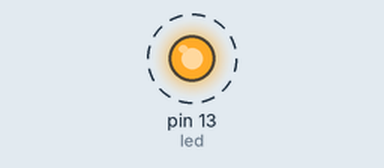
This sketch was run on a simulated Arduino Uno, built with avr-gcc and run on an emulated ATmega328P. Shown: output pins drawn as LEDs (lit = HIGH). Dashed ring = blinking. What the sketch prints to the serial monitor is not drawn.

Above: at 0.5 s.
Timing chart, 0 to 4.6 s (numbered marks = the images above):
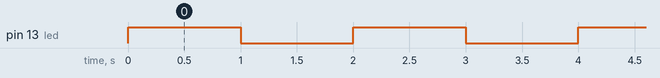

The sketch:

blinking.ino
```cpp
// Number of the LED's pin
const int led = 13;

// Run once on initialization
void setup(){
  // Setup the serial communication
  Serial.begin( 9600 );
  // Use LED as output
  pinMode( led, OUTPUT );
}

// Run until reseting or switching of the power supply
void loop(){
  // Turn on the LED
  digitalWrite( led, HIGH );
  // Wait a second
  delay( 1000 );
  // Turn the LED off again
  digitalWrite( led, LOW );
  // Wait another second
  delay( 1000 );
  // Print a message via the serial port
  Serial.println( "Hello world!" );
}
```

Measured:
- by itself, pin 13 (led): alternates HIGH for 1.0 s and LOW for 1.0 s
